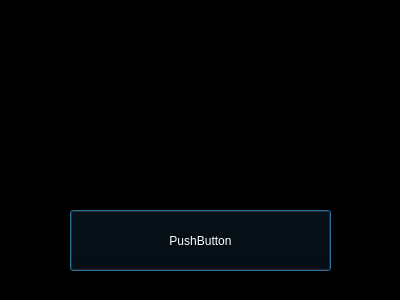
<?xml version="1.0" encoding="UTF-8"?>
<ui version="4.0">
 <class>Dialog</class>
 <widget class="QDialog" name="Dialog">
  <property name="geometry">
   <rect>
    <x>0</x>
    <y>0</y>
    <width>400</width>
    <height>300</height>
   </rect>
  </property>
  <property name="windowTitle">
   <string>Dialog</string>
  </property>
  <property name="styleSheet">
   <string notr="true">background-color: rgb(0, 0, 0);</string>
  </property>
  <widget class="QPushButton" name="pushButton">
   <property name="geometry">
    <rect>
     <x>70</x>
     <y>210</y>
     <width>261</width>
     <height>61</height>
    </rect>
   </property>
   <property name="minimumSize">
    <size>
     <width>5</width>
     <height>5</height>
    </size>
   </property>
   <property name="styleSheet">
    <string notr="true">color: rgb(255, 255, 255);
font: 22pt &quot;黑体&quot;;
background-color: rgb(0, 0, 0);
</string>
   </property>
   <property name="text">
    <string>PushButton</string>
   </property>
   <property name="autoRepeatDelay">
    <number>600</number>
   </property>
   <property name="autoRepeatInterval">
    <number>200</number>
   </property>
  </widget>
 </widget>
 <resources/>
 <connections/>
</ui>
